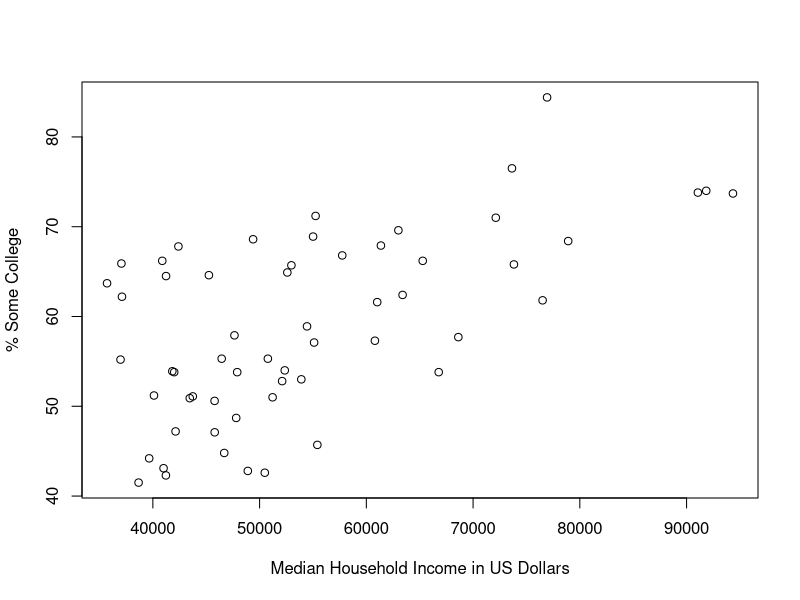

Reproduce this figure in R.
# Loads data from tables. Saves the data into two variables: inc for Income.csv and col for College.csv
inc = read.table('Income.csv', header=TRUE, sep=',');
col = read.table('College .csv', header=TRUE, sep=',');
# Gets data for specific columns of the tables. 
# inc.2015 gets the data for the second column, that holds the Household income values,
# by using the $ character.
inc.2015 = inc$Household.Income;
# Same thing happens for Some college vlues.
col.2015 = col$X..Some.College;
# Scatter Plot's the data with the values of the variables inc.2015 in the x-axis and col.2015 in the y-axis
plot(inc.2015, col.2015, xlab = 'Median Household Income in US Dollars' , ylab = '% Some College');
